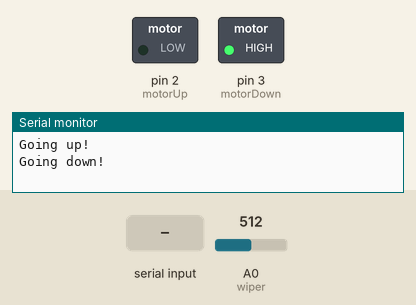
Recording of a sketch running on a simulated Arduino Uno, built with avr-gcc and run on an emulated ATmega328P. Shown: switched loads named in the sketch (green lamp = pin HIGH), the last lines printed to the serial monitor. The test bench sets the inputs (shaded band); at power-on: A0 (wiper) = 512.

Above: at 0.3 s.
At 1.7 s:
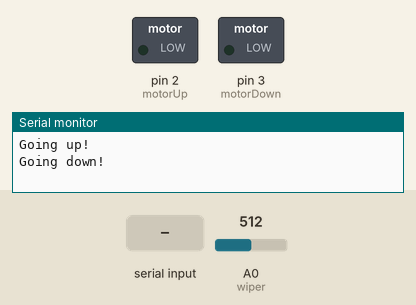
1.8 s: "200\n" received over Serial
4.3 s: "90,45\n" received over Serial
At 4.8 s:
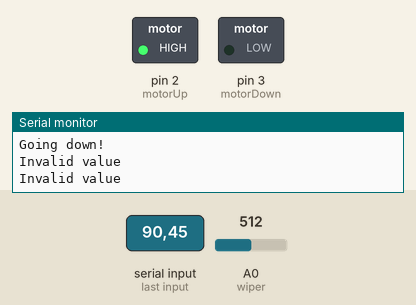
Timing chart, 0 to 7.3 s (numbered marks = the images above; inputs shaded):
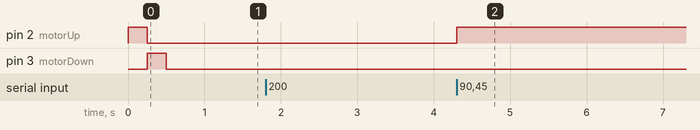

Measured:
- after the input at 4.3 s, pin 2 (motorUp): LOW → HIGH at once

The sketch:

sketch_nov15a.ino
```cpp
int motorUp = 2;
int motorDown = 3;

int wiper = A0;
double faderMax = 0;
double faderMin = 0;
void calibrateFader() {

    //Send fader to the top and read max position
   // digitalWrite(enable, HIGH);
    digitalWrite(motorUp, HIGH);
    Serial.write("Going up! \n");
    delay(250);
    Serial.write("Going down! \n");
    digitalWrite(motorUp, LOW);
   // digitalWrite(enable, LOW);
    faderMax = analogRead(wiper);

    //Send fader to the bottom and read max position
    digitalWrite(motorDown, HIGH);
    delay(250);
    digitalWrite(motorDown, LOW);
    faderMin = analogRead(wiper);
}
void setup() {
  pinMode(2,OUTPUT);
pinMode(3, OUTPUT);
pinMode(4, INPUT);
pinMode(5, INPUT);
  Serial.begin(9600);
  calibrateFader();
  // begins to read value from serial monitor


}

void loop() {
  if(Serial.available() > 0) {
    int gotten = Serial.parseInt();
    if(gotten > 127 || gotten <= 0) {
      Serial.write("Invalid value");
      Serial.write("\n");
      return;
    }
    gotten *= 8;
    //More separate subroutines
    while(abs(analogRead(A0)-gotten) >= 7) {
      int cur = analogRead(A0);
      if(cur < gotten) {
        digitalWrite(motorUp, HIGH);
    //    digitalWrite(enable, HIGH);
        while(analogRead(A0) < gotten-10) {};
    //    digitalWrite(enable, LOW);
        digitalWrite(motorUp, LOW);
      } else if(cur < gotten) {
        digitalWrite(motorDown, HIGH);
//        digitalWrite(enable, HIGH);
        while(analogRead(A0) > gotten+10) {};
       // digitalWrite(enable, LOW);
        digitalWrite(motorDown, LOW);
      }
    }


  }
}
```
